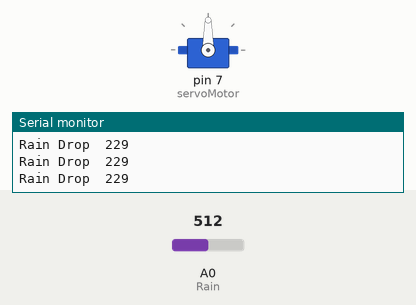
A sketch run on a simulated Arduino Uno, built with avr-gcc and run on an emulated ATmega328P. Shown: servo, the last lines printed to the serial monitor. The inputs (shaded band) are chosen by the test bench; at power-on: A0 (Rain) = 512.

Above: at 1.2 s.
1.3 s: A0 (Rain) set to 894
3.0 s: A0 (Rain) set to 919
At 3.6 s:
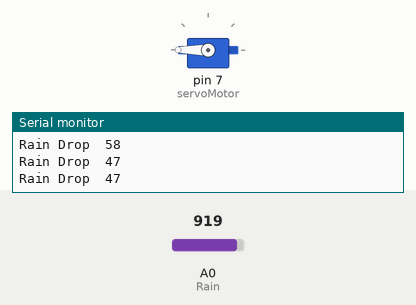
4.8 s: A0 (Rain) set to 900
At 6.2 s:
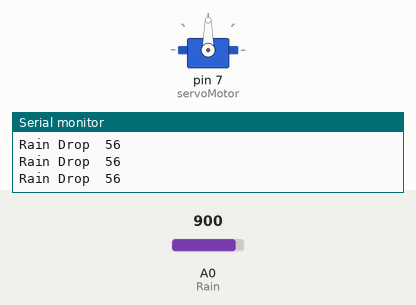
6.6 s: A0 (Rain) set to 1023
At 7.7 s:
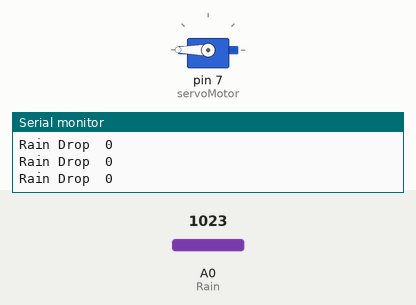
Timing chart, 0 to 9.4 s (numbered marks = the images above; inputs shaded):
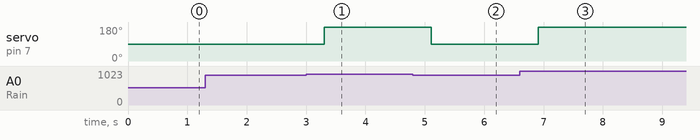

The sketch:

Rain_Sensor_Module_with_Servo_Motor.ino.ino
```cpp
/*
Aralinks Coding Education
modified 27 April 2019
by Dhenmar Labog
*/

#include <Servo.h>

int servoMotor =7;

Servo Servo1;
void setup() {
  Serial.begin(9600);
  pinMode(A0, INPUT);       //Rain
  Servo1.attach(servoMotor);

}
void loop() {
  Serial.print("Rain Drop\t");
  int A_Rain = analogRead(A0);
  A_Rain = map(A_Rain, 800, 1023, 100, 0);
  Serial.println(A_Rain);//RAIN
  delay(300);

  if (A_Rain > 50) {
  Servo1.write(90);

 }
  else {
  Servo1.write(180);
 }
}
```

Measured:
- the behaviour switches between 911 and 912 on A0 (Rain) (found by bisection; images 0 and 1)
- after the input at 3.0 s, servo on pin 7 (servoMotor): 90° → 180° after 0.31 s
- after the input at 4.8 s, servo on pin 7 (servoMotor): 180° → 90° after 0.31 s
- after the input at 6.6 s, servo on pin 7 (servoMotor): 90° → 180° after 0.31 s
